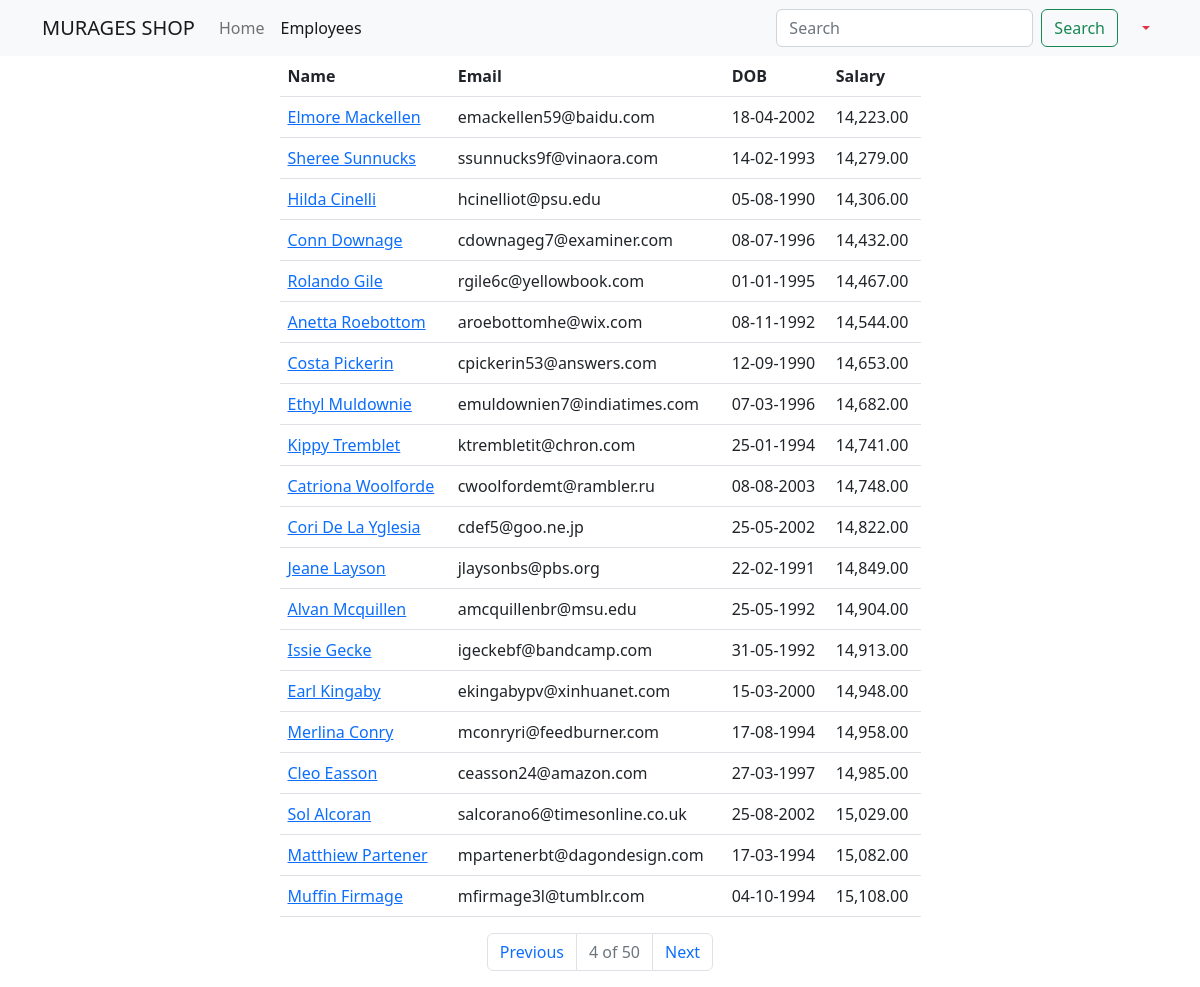
The app's page /employees?page=4 (signed in) with its own data.
### main_app/models.py (models this page shows, shortened)
class Employee(models.Model):
    name = models.CharField(max_length=40)
    email = models.EmailField(unique=True)
    dob = models.DateField(null=True)
    salary = models.DecimalField(max_digits=7, decimal_places=2)  # 67000.58
    disabled = models.BooleanField(default=False)
    profile = models.ImageField(upload_to=unique_img_name, null=True, default="employees/employee.png")
    created_at = models.DateTimeField(auto_now_add=True, null=True)  # Once during creation
    updated_at = models.DateTimeField(auto_now=True, null=True)  # Every time an update happens
    class Meta:
        verbose_name = 'Employee'
        verbose_name_plural = 'Employees'
        ordering = ["salary"]

### main_app/views.py (the view)
# urls.py: path('employees', views.all_employees, name="all"),
@login_required
@permission_required('main_app.view_employee', raise_exception=True)
def all_employees(request):
    employees = Employee.objects.all()  # SELECT * FROM employees
    paginator = Paginator(employees, 20)
    page_number = request.GET.get("page")
    data = paginator.get_page(page_number)
    return render(request, "all_employees.html", {"employees": data})

### templates/all_employees.html (shortened to what this page needs)
{% extends "base_template.html" %}
{% load humanize %}
{% block content %}
    {% include 'navbar.html' %}
    <div class="container">
        <div class="row justify-content-center">
            <div class="col-sm-7">
                <table class="table">
                    <thead>
                    <tr>
                        <th>Name</th>
                        <th>Email</th>
                        <th>DOB</th>
                        <th>Salary</th>
                    </tr>
                    </thead>
                    <tbody>
                    {% for employee in employees %}
                        <tr>
                            <td>
                                <a href="/employees/{{ employee.id }}">{{ employee.name | title }}</a>
                            </td>
                            <td>{{ employee.email }}</td>
                            <td>{{ employee.dob | date:'d-m-Y' }}</td>
                            <td>{{ employee.salary | intcomma }}</td>
                        </tr>
                    {% endfor %}
                    </tbody>
                </table>
                <nav aria-label="Page navigation example">
                    <ul class="pagination justify-content-center">
                        {% if employees.has_previous %}
                            <li class="page-item">
                                <a class="page-link" href='?page={{ employees.previous_page_number }}'>Previous</a>
                            </li>
                        {% else %}
                            <li class="page-item disabled">
                                <a class="page-link" href='' tabindex="-1" aria-disabled="True">Previous</a>
                            </li>
                        {% endif %}
                           <li class="page-item disabled">
                                <a class="page-link" href='' tabindex="-1" aria-disabled="True">{{ employees.number }} of {{ employees.paginator.num_pages }}</a>
                            </li>
                        {% if employees.has_next %}
                            <li class="page-item">
                                <a class="page-link" href='?page={{ employees.next_page_number }}'>Next</a>
                            </li>
                        {% else %}
                            <li class="page-item disabled">
                                <a class="page-link" href='' tabindex="-1" aria-disabled="True">Next</a>
                            </li>
                        {% endif %}
                    </ul>
                </nav>
            </div>
        </div>
    </div>
{% endblock %}

### records on screen
Employee: name "Elmore Mackellen", email "emackellen59@baidu.com", dob "18-04-2002", salary "14,223.00"
Employee: name "Sheree Sunnucks", email "ssunnucks9f@vinaora.com", dob "14-02-1993", salary "14,279.00"
Employee: name "Hilda Cinelli", email "hcinelliot@psu.edu", dob "05-08-1990", salary "14,306.00"
Employee: name "Conn Downage", email "cdownageg7@examiner.com", dob "08-07-1996", salary "14,432.00"
Employee: name "Rolando Gile", email "rgile6c@yellowbook.com", dob "01-01-1995", salary "14,467.00"
Employee: name "Anetta Roebottom", email "aroebottomhe@wix.com", dob "08-11-1992", salary "14,544.00"
Employee: name "Costa Pickerin", email "cpickerin53@answers.com", dob "12-09-1990", salary "14,653.00"
Employee: name "Ethyl Muldownie", email "emuldownien7@indiatimes.com", dob "07-03-1996", salary "14,682.00"
Employee: name "Kippy Tremblet", email "ktrembletit@chron.com", dob "25-01-1994", salary "14,741.00"
Employee: name "Catriona Woolforde", email "cwoolfordemt@rambler.ru", dob "08-08-2003", salary "14,748.00"
Employee: name "Cori De La Yglesia", email "cdef5@goo.ne.jp", dob "25-05-2002", salary "14,822.00"
Employee: name "Jeane Layson", email "jlaysonbs@pbs.org", dob "22-02-1991", salary "14,849.00"
Employee: name "Alvan Mcquillen", email "amcquillenbr@msu.edu", dob "25-05-1992", salary "14,904.00"
Employee: name "Issie Gecke", email "igeckebf@bandcamp.com", dob "31-05-1992", salary "14,913.00"
Employee: name "Earl Kingaby", email "ekingabypv@xinhuanet.com", dob "15-03-2000", salary "14,948.00"
Employee: name "Merlina Conry", email "mconryri@feedburner.com", dob "17-08-1994", salary "14,958.00"
Employee: name "Cleo Easson", email "ceasson24@amazon.com", dob "27-03-1997", salary "14,985.00"
Employee: name "Sol Alcoran", email "salcorano6@timesonline.co.uk", dob "25-08-2002", salary "15,029.00"
Employee: name "Matthiew Partener", email "mpartenerbt@dagondesign.com", dob "17-03-1994", salary "15,082.00"
Employee: name "Muffin Firmage", email "mfirmage3l@tumblr.com", dob "04-10-1994", salary "15,108.00"

### other values on screen
{{ employees.number }} "4"
{{ employees.paginator.num_pages }} "50"
